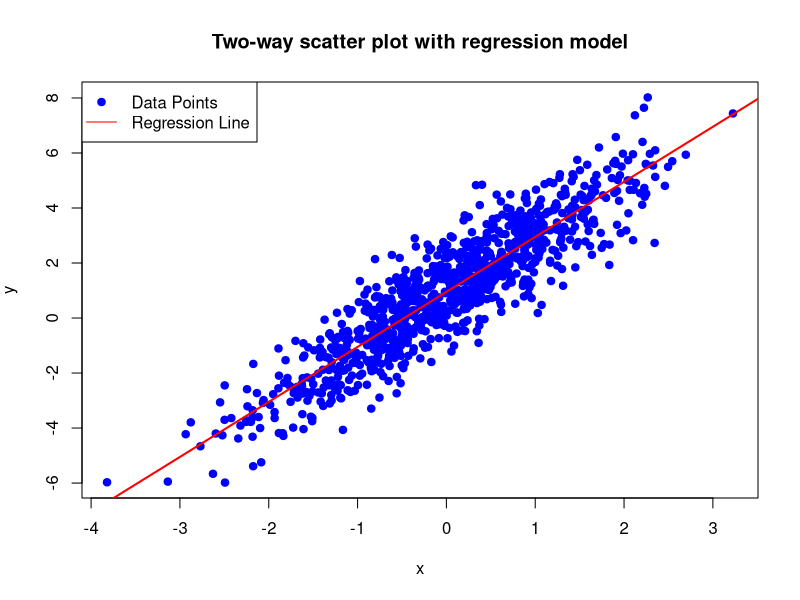
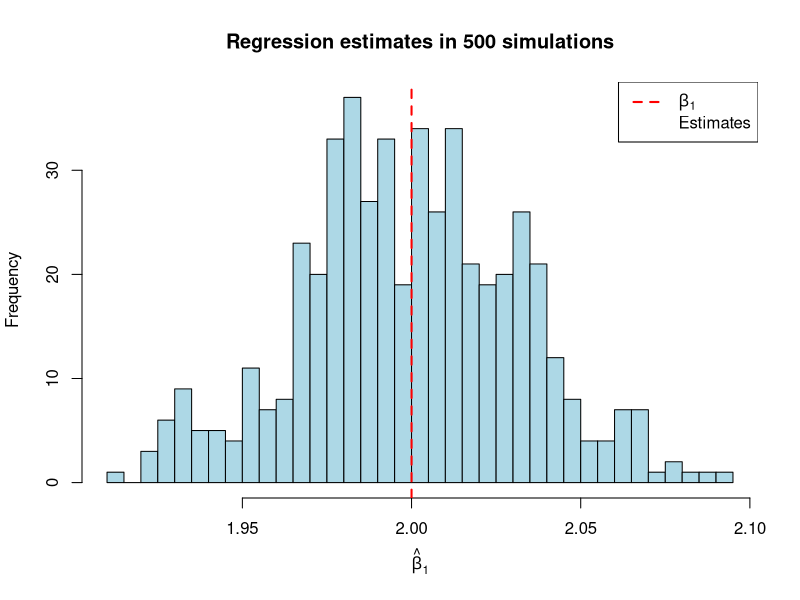
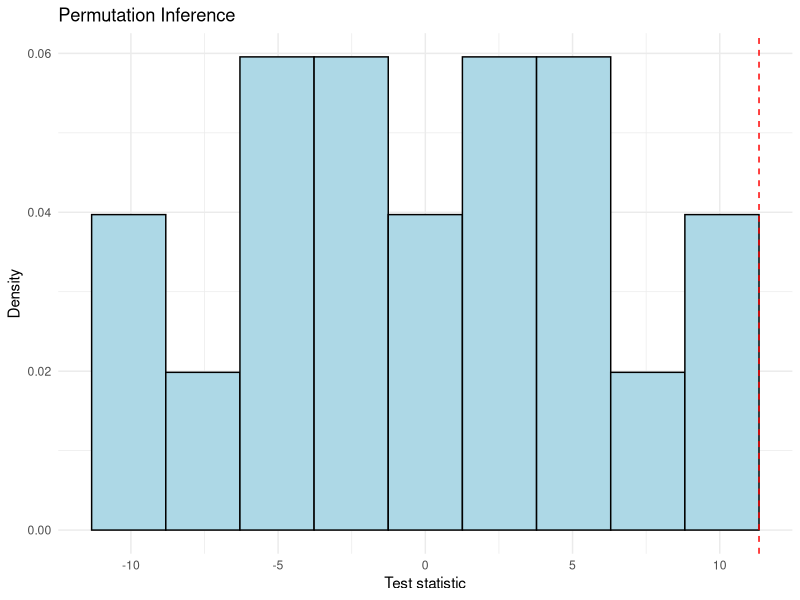

These figures' R source, in order:
## ---- chunk 1

addNumbers <- function(a, b) {
  sum <- (a + b)
  return(sum)
}
addNumbers(10,5)

## ---- chunk 2

multiplyNumbers <- function(a, b = 2) {
  return(a * b)
}
multiplyNumbers(10)
## ---- chunk 3

    perform_linear_regression <- function(data, independent_var, dependent_var) {
      formula <- as.formula(paste(dependent_var, "~", independent_var))
      model <- lm(formula, data = data)
      return(summary(model))
    }

## ---- chunk 4
    print_regression_results <- function(model_summary, description) {
      cat("Results for", description, ":\n")
      print(model_summary$coefficients)
      cat("R-squared:", model_summary$r.squared, "\n")
      cat("P-value:", pf(model_summary$fstatistic[1],
                         model_summary$fstatistic[2],
                         model_summary$fstatistic[3],
                         lower.tail = FALSE), "\n")
    }

## ---- chunk 5
set.seed(123)
data <- data.frame(
  marketing_spend = runif(100, 1, 1000),
  sales = rnorm(100, 500, 50)
)

## ---- chunk 6
# Perform Linear Regression
regression_results <- perform_linear_regression(data, "marketing_spend", "sales")

# Print Regression Results
print_regression_results(regression_results, "Sales vs Marketing Spend")
## ---- chunk 7
set.seed(1213)
N <- 1000
x <- matrix(rnorm(N), N, 1)  # 1000 observations of a single independent variable
y <- 1 + 2 * x + matrix(rnorm(N), N, 1)  # Linear relationship with some noise

data <- data.frame(x = x, y = y)

# Linear Regression
model <- lm(y ~ x, data = data)

# Coefficients
beta1hat <- coef(model)["x"]
beta0hat <- coef(model)["(Intercept)"]

print(paste("beta 1 (Coefficient):", beta1hat))
print(paste("Intercept:", beta0hat))

# Predictions
data$yhat <- predict(model, newdata = data)

# Plot
plot(data$x, data$y, main = "Two-way scatter plot with regression model",
     xlab = expression(x), ylab = expression(y), pch = 19, col = 'blue')
abline(model, col = 'red', lwd = 2)
legend("topleft", legend = c("Data Points", "Regression Line"), 
       col = c("blue", "red"), pch = c(19, NA), lty = c(NA, 1))
## ---- chunk 8
set.seed(1213)
beta1hats <- numeric(500)

for (i in 1:500) {
  x <- matrix(rnorm(N), N, 1)
  y <- 1 + 2 * x + matrix(rnorm(N), N, 1)
  data <- data.frame(x = x, y = y)
  model <- lm(y ~ x, data = data)
  beta1hats[i] <- coef(model)["x"]
}

# Mean estimate
mean_beta1hat <- mean(beta1hats)
print(paste('Mean coefficient estimate is:', mean_beta1hat))

# Histogram
hist(beta1hats, breaks = 30, col = 'lightblue', border = 'black', main = "Regression estimates in 500 simulations",
     xlab = expression(hat(beta)[1]), ylab = "Frequency")
abline(v = 2, col = "red", lwd = 2, lty = 2)
legend("topright", legend = c(expression(beta[1]), "Estimates"), 
       col = c("red", "lightblue"), lty = c(2, NA), lwd = c(2, NA))

## ---- chunk 9
library(dplyr)
library(readxl)
library(plyr)
library(ggplot2)
library(xtable)
library(tidyr)
library(haven)

# Load the household data
data <- read.csv("Datasets/Banerjee_et_al_2021.csv")

# Simple Regression for ind_fin_el1
fit <- lm(ind_fin_el1 ~ treatment, data = subset(data, el1 == 1))
summary(fit)  # Note down the coefficient for the treatment variable
coef_fit <- coef(fit)["treatment"]  # Extract the coefficient for the treatment variable

# Display the regression coefficient
cat("Coefficient for treatment in regression:", coef_fit, "\n")

# Calculate mean for the treatment group
mean_treatment <- mean(subset(data, treatment == 1 & el1 == 1)$ind_fin_el1, na.rm = TRUE)

# Calculate mean for the control group
mean_control <- mean(subset(data, treatment == 0 & el1 == 1)$ind_fin_el1, na.rm = TRUE)

# Calculate and display the difference in means
diff_means <- mean_treatment - mean_control
cat("Difference in means (Treatment - Control):", diff_means, "\n")

# Display the comparison
cat("The coefficient from the regression should be equal to the difference in means to demonstrate equivalence.\n")
## ---- chunk 10
# Load required libraries
library(gtools)
library(ggplot2)

# Enter data
Y <- c(34, 27, 29, 14, 18, 24)
W <- c(1, 1, 1, 0, 0, 0)
data <- data.frame(Y, W)

# Calculate Difference in means estimator
tau <- mean(data$Y[data$W == 1]) - mean(data$Y[data$W == 0])

# Generate permutations of W
Wperm <- permutations(n = 6, r = 6, v = c(1,1,1,0,0,0), set = FALSE, repeats.allowed = FALSE)

# Calculate permuted treatment effects
Taus <- apply(Wperm, 1, function(p) {
  dataP <- data.frame(Y, W = p)
  mean(dataP$Y[dataP$W == 1]) - mean(dataP$Y[dataP$W == 0])
})

# Calculate p-values
p_2side <- sum(abs(Taus) >= tau) / length(Taus)
p_1side <- sum(Taus >= tau) / length(Taus)

cat("The two-sided p-value is:", p_2side, "\n")
cat("The one-sided p-value is:", p_1side, "\n")

# Generate graph
ggplot(data.frame(Taus), aes(x = Taus)) +
  geom_histogram(bins = 10, color = "black", fill = "lightblue", aes(y = ..density..)) +
  geom_vline(xintercept = tau, color = "red", linetype = "dashed") +
  labs(x = "Test statistic", y = "Density") +
  theme_minimal() +
  ggtitle("Permutation Inference")

## ---- chunk 11
library(dplyr)
library(readxl)
library(plyr)
library(ggplot2)
library(xtable)
library(tidyr)
library(haven)

data <- read.csv("Datasets/Banerjee_et_al_2021.csv")

########Financial Index###########
# Observed treatment effect
obs_effect <- mean(data$ind_fin_el1[data$treatment == 1], na.rm = TRUE) - mean(data$ind_fin_el1[data$treatment == 0], na.rm = TRUE)
# Randomization inference
n_permutations <- 10000
permuted_effects <- numeric(n_permutations)
for (i in 1:n_permutations) {
  permuted_treatment <- sample(data$treatment)
  permuted_effect <- mean(data$ind_fin_el1[permuted_treatment == 1], na.rm = TRUE) - mean(data$ind_fin_el1[permuted_treatment == 0], na.rm = TRUE)
  permuted_effects[i] <- permuted_effect
}
# Calculate p-value
p_value <- mean(abs(permuted_effects) >= abs(obs_effect))
list(observed_effect = obs_effect, p_value = p_value)

########Asset Index###########
# Observed treatment effect
obs_effect <- mean(data$asset_ind_tot_el1[data$treatment == 1], na.rm = TRUE) - mean(data$asset_ind_tot_el1[data$treatment == 0], na.rm = TRUE)
# Randomization inference
n_permutations <- 10000
permuted_effects <- numeric(n_permutations)
for (i in 1:n_permutations) {
  permuted_treatment <- sample(data$treatment)
  permuted_effect <- mean(data$asset_ind_tot_el1[permuted_treatment == 1], na.rm = TRUE) - mean(data$asset_ind_tot_el1[permuted_treatment == 0], na.rm = TRUE)
  permuted_effects[i] <- permuted_effect
}
# Calculate p-value
p_value <- mean(abs(permuted_effects) >= abs(obs_effect))
list(observed_effect = obs_effect, p_value = p_value)
